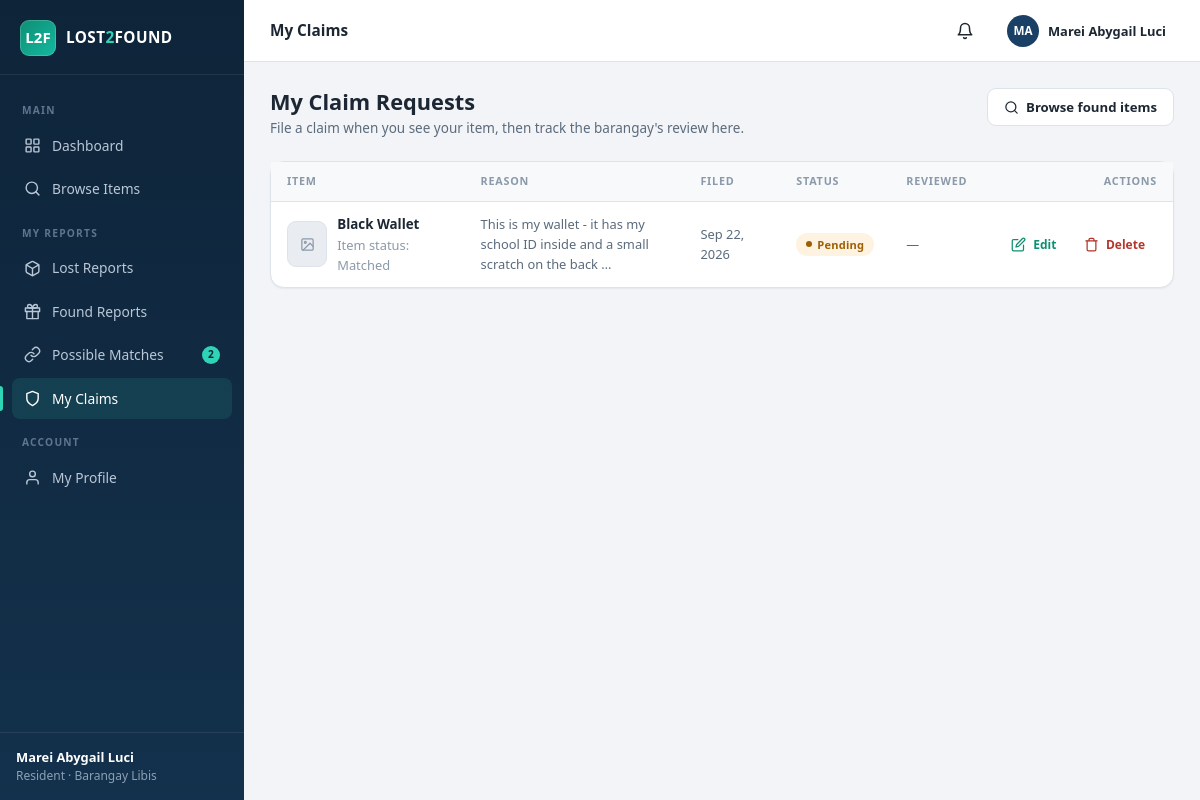
The app's page /resident/claims.php (signed in) with its own data.
### tables this page shows
CREATE TABLE IF NOT EXISTS claim_requests (
  id            INT AUTO_INCREMENT PRIMARY KEY,
  found_item_id INT NOT NULL,
  claimant_id   INT NOT NULL,
  reason        TEXT NOT NULL,
  proof         VARCHAR(255) DEFAULT NULL,
  status        ENUM('pending','approved','rejected') DEFAULT 'pending',
  reviewed_by   INT DEFAULT NULL,
  reviewed_at   DATETIME DEFAULT NULL,
  created_at    TIMESTAMP DEFAULT CURRENT_TIMESTAMP,
  FOREIGN KEY (found_item_id) REFERENCES found_items(id) ON DELETE CASCADE,
  FOREIGN KEY (claimant_id)   REFERENCES users(id)       ON DELETE CASCADE,
  FOREIGN KEY (reviewed_by)   REFERENCES users(id)       ON DELETE SET NULL
);

CREATE TABLE IF NOT EXISTS found_items (
  id          INT AUTO_INCREMENT PRIMARY KEY,
  user_id     INT NOT NULL,
  category_id INT NOT NULL,
  location_id INT NOT NULL,
  item_name   VARCHAR(100) NOT NULL,
  description TEXT NOT NULL,
  color       VARCHAR(40)  NOT NULL,
  brand       VARCHAR(60)  DEFAULT NULL,
  date_found  DATE NOT NULL,
  photo       VARCHAR(255) DEFAULT NULL,
  status      ENUM('pending','approved','rejected','matched','returned','closed')
              DEFAULT 'pending',
  reporter_privacy ENUM('name','anonymous') DEFAULT 'name',
  created_at  TIMESTAMP DEFAULT CURRENT_TIMESTAMP,
  updated_at  TIMESTAMP DEFAULT CURRENT_TIMESTAMP ON UPDATE CURRENT_TIMESTAMP,
  FOREIGN KEY (user_id)     REFERENCES users(id)     ON DELETE CASCADE,
  FOREIGN KEY (category_id) REFERENCES categories(id),
  FOREIGN KEY (location_id) REFERENCES locations(id)
);

### resident/claims.php (the view, shortened to what this page needs)
<?php
require_once __DIR__ . '/../config/config.php';
$uid = (int)$_SESSION['user']['id'];
$db  = get_db();
$editId   = (int)($_GET['edit'] ?? 0);
$editClaim = null;
$claims = $db->prepare(
    'SELECT cr.*, f.item_name, f.photo AS item_photo, f.status AS item_status, f.date_found
     FROM claim_requests cr
     JOIN found_items f ON f.id = cr.found_item_id
     WHERE cr.claimant_id = ?
     ORDER BY cr.created_at DESC'
);
$claims->execute([$uid]);
$claims = $claims->fetchAll();
require __DIR__ . '/../includes/header.php';
?>
<div class="page-head">
  <div>
    <h1>My Claim Requests</h1>
    <p>File a claim when you see your item, then track the barangay's review here.</p>
  </div>
  <?php if (!$editClaim): ?>
    <a class="btn btn-outline" href="<?= base_url('resident/browse.php?type=found') ?>"><?= icon('search', 'i i-sm') ?> Browse found items</a>
  <?php endif; ?>
</div>
<?php if (!$editClaim && !$claims): ?>
  <div class="card">
    <div class="empty">
      <?= icon('shield', 'i') ?>
      <h3>No claim requests yet</h3>
      <p>Browse found items or check your possible matches — when you spot something that is
         yours, file a claim request and the barangay will verify it.</p>
      <a class="btn btn-teal mt-3" href="<?= base_url('resident/browse.php?type=found') ?>">Browse found items</a>
    </div>
  </div>
<?php elseif (!$editClaim): ?>
  <div class="card">
    <div class="table-wrap">
      <table>
        <thead>
          <tr><th>Item</th><th>Reason</th><th>Filed</th><th>Status</th><th>Reviewed</th><th class="td-actions">Actions</th></tr>
        </thead>
        <tbody>
        <?php foreach ($claims as $c): ?>
          <tr>
            <td>
              <div class="flex">
                <?php if ($c['item_photo']): ?>
                  <img class="thumb-sm" src="<?= e(photo_url($c['item_photo'])) ?>" alt="">
                <?php else: ?>
                  <span class="thumb-sm placeholder"><?= icon('image', 'i i-sm') ?></span>
                <?php endif; ?>
                <div>
                  <strong><?= e($c['item_name']) ?></strong>
                  <div class="faint">Item status: <?= e(ucfirst($c['item_status'])) ?></div>
                </div>
              </div>
            </td>
            <td class="muted small" style="max-width:280px" title="<?= e($c['reason']) ?>">
              <?= e(mb_strimwidth($c['reason'], 0, 80, '…')) ?>
            </td>
            <td class="muted small"><?= fmt_date($c['created_at']) ?></td>
            <td><?= status_badge($c['status']) ?></td>
            <td class="muted small"><?= $c['reviewed_at'] ? fmt_date($c['reviewed_at']) : '—' ?></td>
            <td class="td-actions">
              <?php if ($editId === (int)$c['id']): ?>
                <a class="btn btn-ghost btn-sm" style="color:var(--teal)"
                   href="<?= base_url('resident/claims.php') ?>">
                  <?= icon('x', 'i i-sm') ?> Close
                </a>
              <?php else: ?>
                <a class="btn btn-ghost btn-sm" style="color:var(--teal)"
                   href="<?= base_url('resident/claims.php?edit=' . (int)$c['id']) ?>">
                  <?= icon('edit', 'i i-sm') ?> Edit
                </a>
              <?php endif; ?>
              <form method="post" style="display:inline">
                <button class="btn btn-ghost btn-sm" style="color:var(--danger)"
                        data-confirm="Delete this claim request?">
                  <?= icon('trash', 'i i-sm') ?> Delete
                </button>
              </form>
            </td>
          </tr>
        <?php endforeach; ?>
        </tbody>
      </table>
    </div>
  </div>
<?php endif; ?>
<?php require __DIR__ . '/../includes/footer.php'; ?>

### config/config.php (shortened to what this page needs)
<?php
function base_url(string $path = ''): string {
    $script = str_replace('\\', '/', dirname($_SERVER['SCRIPT_NAME'] ?? '/'));
    $known  = ['admin', 'resident', 'auth', 'public', 'config'];
    foreach ($known as $seg) {
        $pos = strrpos($script, '/' . $seg);
        if ($pos !== false) {
            $script = substr($script, 0, $pos);
            break;
        }
    }
    return rtrim($script, '/') . '/' . ltrim($path, '/');
}
function e(?string $value): string {
    return htmlspecialchars((string)$value, ENT_QUOTES, 'UTF-8');
}
function icon(string $name, string $class = 'i'): string {
    return '<svg class="' . e($class) . '" viewBox="0 0 24 24" aria-hidden="true">' . ($icons[$name] ?? '') . '</svg>';
}
function status_badge(?string $status): string {
    $status = strtolower((string)$status);
    $map = [
        'pending'   => 'badge badge-muted',
        'approved'  => 'badge badge-info',
        'rejected'  => 'badge badge-danger',
        'matched'   => 'badge badge-match',
        'claimed'   => 'badge badge-warn',
        'closed'    => 'badge badge-dark',
        'returned'  => 'badge badge-success',
        'active'    => 'badge badge-success',
        'inactive'  => 'badge badge-danger',
        'pending'   => 'badge badge-warn',
        'rejected'  => 'badge badge-danger',
        'confirmed' => 'badge badge-success',
        'dismissed' => 'badge badge-dark',
    ];
    $class = $map[$status] ?? 'badge badge-muted';
    return '<span class="' . $class . '">' . e(ucfirst($status)) . '</span>';
}
function fmt_date(?string $date): string {
    return $date ? date('M j, Y', strtotime($date)) : '—';
}

### assets/css/style.css (style rules this page uses)
:root { --navy-900: #0e2439; --navy-800: #13314c; --navy-700: #1b4066; --teal: #0e8f74; --teal-dark: #0b7260; --teal-soft: #e3f4f0; --sky-50: #f4faff; --sky-100: #e6f4fe; --sky-200: #cfeafd; --sky-300: #a9d8f7; --sky-400: #7cc3ef; --sky-500: #4fade2; --sky-600: #2374a6; --sky-700: #1a5c87; --sky-800: #123f60; --primary: #1b4066; --primary-dark: #13314c; --primary-soft: #e8eef5; --danger: #b3362c; --danger-soft: #f9e9e7; --warn: #a05e03; --warn-soft: #fdf3e0; --success: #147a52; --success-soft: #e4f4ec; --info: #1f5e9e; --info-soft: #e7f0f9; --purple: #5b3e8e; --purple-soft: #efe9f9; --bg: #f2f4f7; --surface: #ffffff; --border: #dde3ea; --text: #1d2733; --text-soft: #5b6b7c; --text-faint: #8b99a9; --radius: 10px; --radius-lg: 14px; --shadow-sm: 0 1px 2px rgba(16, 32, 51, .06); --shadow: 0 4px 16px rgba(16, 32, 51, .08); --shadow-lg: 0 12px 40px rgba(16, 32, 51, .16); --font: "Segoe UI", system-ui, -apple-system, Roboto, "Helvetica Neue", Arial, sans-serif; }
* { margin: 0; padding: 0; box-sizing: border-box; }
html { font-size: 15px; }
body { font-family: var(--font); background: var(--bg); color: var(--text); line-height: 1.55; -webkit-font-smoothing: antialiased; }
a { color: var(--primary); text-decoration: none; }
h1, h2, h3, h4 { font-weight: 700; line-height: 1.25; color: var(--text); }
h1 { font-size: 1.45rem; }
.muted { color: var(--text-soft); }
.faint { color: var(--text-faint); font-size: .86rem; }
.small { font-size: .86rem; }
.flex { display: flex; align-items: center; gap: 10px; }
.i { width: 18px; height: 18px; flex-shrink: 0; stroke: currentColor; fill: none; stroke-width: 2; stroke-linecap: round; stroke-linejoin: round; }
.i-sm { width: 15px; height: 15px; }
.nav .i { width: 17px; height: 17px; }
.page-head { display: flex; align-items: flex-start; justify-content: space-between; gap: 16px; margin-bottom: 22px; flex-wrap: wrap; }
.page-head p { color: var(--text-soft); font-size: .9rem; margin-top: 3px; }
.card { background: var(--surface); border: 1px solid var(--border); border-radius: var(--radius-lg); box-shadow: var(--shadow-sm); }
.btn { display: inline-flex; align-items: center; justify-content: center; gap: 7px; padding: 9px 16px; border-radius: 9px; border: 1px solid transparent; font: 600 .88rem var(--font); cursor: pointer; text-decoration: none; transition: background .15s ease, border-color .15s ease, box-shadow .15s ease; white-space: nowrap; }
.btn-outline { background: var(--surface); border-color: var(--border); color: var(--text); }
.btn-ghost { background: transparent; color: var(--text-soft); }
.btn-sm { padding: 5px 11px; font-size: .8rem; border-radius: 7px; }
.table-wrap { overflow-x: auto; }
table { width: 100%; border-collapse: collapse; font-size: .89rem; }
th { text-align: left; padding: 11px 16px; font-size: .72rem; font-weight: 700; text-transform: uppercase; letter-spacing: .07em; color: var(--text-faint); background: #f7f9fb; border-bottom: 1px solid var(--border); white-space: nowrap; }
td { padding: 12px 16px; border-bottom: 1px solid #edf1f5; vertical-align: middle; }
tbody tr:last-child td { border-bottom: 0; }
tbody tr { transition: background .12s ease; }
.td-actions { text-align: right; white-space: nowrap; }
.badge { display: inline-flex; align-items: center; gap: 5px; padding: 3px 10px; border-radius: 999px; font-size: .74rem; font-weight: 700; letter-spacing: .02em; white-space: nowrap; }
.badge::before { content: ""; width: 6px; height: 6px; border-radius: 50%; background: currentColor; }
.badge-warn { background: var(--warn-soft); color: var(--warn); }
.thumb-sm { width: 46px; height: 46px; border-radius: 9px; object-fit: cover; border: 1px solid var(--border); background: #e9edf2; }
.thumb-sm.placeholder { display: grid; place-items: center; color: var(--text-faint); }

### records on screen
claim_requests: found_item.item_name "Black Wallet", found_item.status "Matched", reason "This is my wallet - it has my school ID inside and a small scratch on the back …", created_at "Sep 22, 2026", status "Pending"

### other values on screen
$section "MAIN"
$label "Dashboard"
$label "Browse Items"
$section "MY REPORTS"
$label "Lost Reports"
$label "Found Reports"
$label "Possible Matches"
$count "2"
$label "My Claims"
$section "ACCOUNT"
$label "My Profile"
$u['full_name'] "Marei Abygail Luci"
$title "My Claims"
initials($u['full_name']) "MA"
